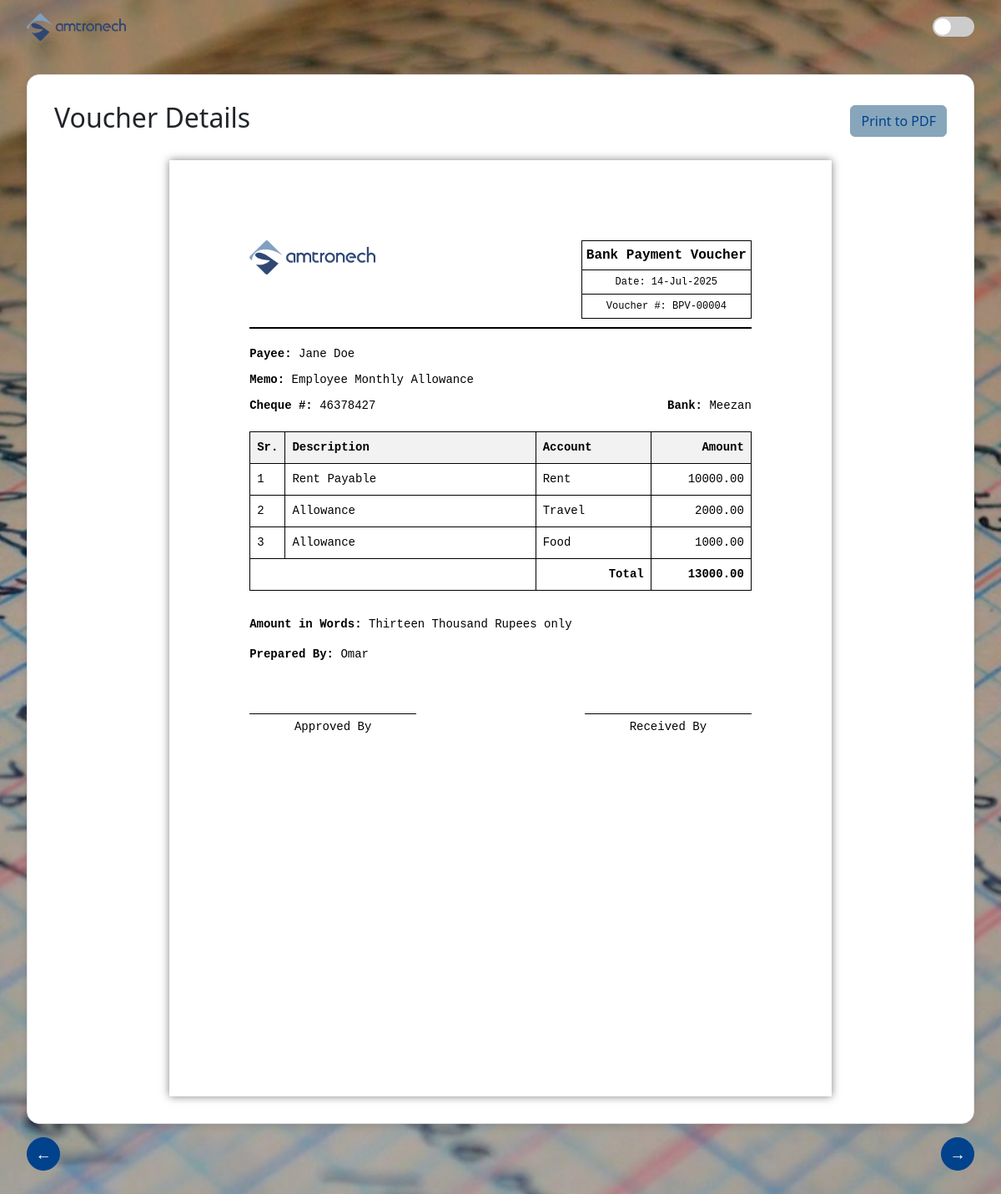
Screenshot of /vouchers/BPV-00004/ with the database file from the repository.
### vouchers/models.py (models this page shows, shortened)
class Voucher(models.Model):
    VOUCHER_TYPE_CHOICES = [
        ('BPV', 'Bank Payment'),
        ('BRV', 'Bank Receipt'),
        ('CPV', 'Cash Payment'),
        ('CRV', 'Cash Receipt'),
    ]
    voucher_id = models.CharField(max_length=15, primary_key=True, unique=True, editable=False)
    voucher_type = models.CharField(max_length=3, choices=VOUCHER_TYPE_CHOICES)
    date = models.DateField(default=timezone.now)
    payee = models.CharField(max_length=255)
    memo = models.TextField(blank=True, null=True)
    prepared_by = models.CharField(max_length=100)
    total_amount = models.DecimalField(max_digits=12, decimal_places=2, default=0.00)
    amount_in_words = models.CharField(max_length=255, blank=True, editable=False)
    def get_child_instance(self):
        if self.voucher_type == 'BPV':
            return self.bankpaymentvoucher
        if self.voucher_type == 'BRV':
            return self.bankreceiptvoucher
        return self # For CPV and CRV
    def get_voucher_type_display_full(self):
        return f"{self.get_voucher_type_display()} Voucher"

class BankPaymentVoucher(Voucher):
    bank = models.CharField(max_length=100)
    cheque_no = models.CharField(max_length=50)

class Voucher(models.Model):
    VOUCHER_TYPE_CHOICES = [
        ('BPV', 'Bank Payment'),
        ('BRV', 'Bank Receipt'),
        ('CPV', 'Cash Payment'),
        ('CRV', 'Cash Receipt'),
    ]
    voucher_id = models.CharField(max_length=15, primary_key=True, unique=True, editable=False)
    voucher_type = models.CharField(max_length=3, choices=VOUCHER_TYPE_CHOICES)
    date = models.DateField(default=timezone.now)
    payee = models.CharField(max_length=255)
    memo = models.TextField(blank=True, null=True)
    prepared_by = models.CharField(max_length=100)
    total_amount = models.DecimalField(max_digits=12, decimal_places=2, default=0.00)
    amount_in_words = models.CharField(max_length=255, blank=True, editable=False)
    def get_child_instance(self):
        if self.voucher_type == 'BPV':
            return self.bankpaymentvoucher
        if self.voucher_type == 'BRV':
            return self.bankreceiptvoucher
        return self # For CPV and CRV
    def get_voucher_type_display_full(self):
        return f"{self.get_voucher_type_display()} Voucher"

class Item(models.Model):
    voucher = models.ForeignKey(Voucher, related_name='items', on_delete=models.CASCADE)
    account = models.CharField(max_length=100)
    description = models.CharField(max_length=255)
    amount = models.DecimalField(max_digits=10, decimal_places=2)

### vouchers/views.py (the view)
# urls.py: path('vouchers/<str:voucher_id>/', views.voucher_detail, name='voucher_detail'),
def voucher_detail(request, voucher_id):
    voucher_base = get_object_or_404(Voucher, pk=voucher_id)
    voucher = voucher_base.get_child_instance()
    next_voucher = Voucher.objects.filter(voucher_id__gt=voucher_id).order_by('voucher_id').first()
    prev_voucher = Voucher.objects.filter(voucher_id__lt=voucher_id).order_by('-voucher_id').first()
    context = {
        'voucher': voucher,
        'next_id': next_voucher.voucher_id if next_voucher else None,
        'prev_id': prev_voucher.voucher_id if prev_voucher else None,
    }
    return render(request, 'vouchers/voucher_detail.html', context)

### vouchers/templates/vouchers/voucher_detail.html (shortened to what this page needs)
{% extends 'vouchers/base.html' %}
{% load static %}
{% block content %}
<div class="app-card">
    <div class="d-flex justify-content-between align-items-center mb-4">
        <h2>Voucher Details</h2>
        <a href="{% url 'download_voucher_pdf' voucher.voucher_id %}" class="btn btn-secondary-custom">Print to PDF</a>
    </div>
    {% include 'vouchers/partials/voucher_content.html' %}
</div>
<div class="voucher-nav">
    <div>
        {% if prev_id %}
            <a href="{% url 'voucher_detail' prev_id %}" class="btn btn-primary-custom btn-round">←</a>
        {% endif %}
    </div>
    <div>
        {% if next_id %}
            <a href="{% url 'voucher_detail' next_id %}" class="btn btn-primary-custom btn-round">→</a>
        {% endif %}
    </div>
</div>
{% endblock %}

### vouchers/templates/vouchers/partials/voucher_content.html (shortened to what this page needs)
{% load static %}
<div class="voucher-page">
    <div class="voucher-header">
        <img src="{% static 'images/logo.png' %}" alt="Logo" class="logo">
        <table class="voucher-info-table">
            <tr><td class="voucher-type-cell">{{ voucher.get_voucher_type_display_full }}</td></tr>
            <tr><td>Date: {{ voucher.date|date:"d-M-Y" }}</td></tr>
            <tr><td>Voucher #: {{ voucher.voucher_id }}</td></tr>
        </table>
    </div>
    <div class="voucher-body">
        <div class="field-row">
            <div><b>Payee:</b> {{ voucher.payee }}</div>
        </div>
        {% if voucher.memo %}
        <div class="field-row">
            <div><b>Memo:</b> {{ voucher.memo }}</div>
        </div>
        {% endif %}
        {% if voucher.voucher_type == 'BPV' and voucher.bankpaymentvoucher %}
        <div class="field-row">
            <div><b>Cheque #:</b> {{ voucher.bankpaymentvoucher.cheque_no }}</div>
            <div style="text-align: right;"><b>Bank:</b> {{ voucher.bankpaymentvoucher.bank }}</div>
        </div>
        {% elif voucher.voucher_type == 'BRV' and voucher.bankreceiptvoucher %}
        <div class="field-row">
            <div><b>Inst Type:</b> {{ voucher.bankreceiptvoucher.inst_type }}</div>
            <div style="text-align: center;"><b>Inst #:</b> {{ voucher.bankreceiptvoucher.inst_no }}</div>
            <div style="text-align: right;"><b>Bank:</b> {{ voucher.bankreceiptvoucher.bank }}</div>
        </div>
        {% endif %}
        <table class="items-table">
            <thead>
                <tr>
                    <th style="width: 5%;">Sr.</th>
                    <th style="width: 50%;">Description</th>
                    <th>Account</th>
                    <th class="amount-col" style="width: 20%;">Amount</th>
                </tr>
            </thead>
            <tbody>
                {% for item in voucher.items.all %}
                <tr>
                    <td>{{ forloop.counter }}</td>
                    <td>{{ item.description }}</td>
                    <td>{{ item.account }}</td>
                    <td class="amount-col">{{ item.amount|floatformat:2 }}</td>
                </tr>
                {% endfor %}
            </tbody>
            <tfoot>
                <tr>
                    <td colspan="2"></td>
                    <td style="text-align: right;"><b>Total</b></td>
                    <td class="amount-col">{{ voucher.total_amount|floatformat:2 }}</td>
                </tr>
            </tfoot>
        </table>
    </div>
    <div class="footer-section">
        <div><b>Amount in Words:</b> {{ voucher.amount_in_words }}</div>
        <div style="margin-top: 15px;"><b>Prepared By:</b> {{ voucher.prepared_by }}</div>
    </div>
    {% if voucher.voucher_type in 'BPV,CPV' %}
    <div class="signature-section">
        <div>Approved By</div>
        <div>Received By</div>
    </div>
    {% endif %}
</div>

### static/css/style.css (style rules this page uses)
:root { --dark-blue: #00428c; --light-blue: #87a6bb; --white: #ffffff; --light-bg: #ffffff; --light-text: #212529; --dark-bg: #495057; --dark-text: #f8f9fa; --overlay-opacity-light: 0.3; --overlay-opacity-dark: 0.7; }
body { font-family: 'Segoe UI', Tahoma, Geneva, Verdana, sans-serif; color: var(--light-text); background-color: #f8f9fa; margin: 0; transition: background-color 0.3s, color 0.3s; }
body::before { content: ''; position: fixed; top: 0; left: 0; width: 100%; height: 100%; background: url('../images/background.jpg') no-repeat center center fixed; background-size: cover; z-index: -2; }
body::after { content: ''; position: fixed; top: 0; left: 0; width: 100%; height: 100%; background-color: #000; opacity: var(--overlay-opacity-light); z-index: -1; transition: opacity 0.3s; }
.logo { width: calc(100% / 7); height: auto; }
.app-card { background-color: var(--light-bg); border: 1px solid #dee2e6; border-radius: 15px; padding: 2rem; margin-top: 1.5rem; box-shadow: 0 4px 8px rgba(0,0,0,0.1); }
.btn-primary-custom { background-color: var(--dark-blue); border-color: var(--dark-blue); color: var(--white); }
.btn-secondary-custom { background-color: var(--light-blue); border-color: var(--light-blue); color: var(--dark-blue); }
.btn-round { width: 40px; height: 40px; border-radius: 50%; display: flex; align-items: center; justify-content: center; font-size: 1.2rem; font-weight: bold; padding: 0; }
.voucher-nav { display: flex; justify-content: space-between; align-items: center; margin-top: 1rem; }

### vouchers/templates/vouchers/partials/voucher_content.html (style rules this page uses)
.voucher-page { background: white; color: black; padding: 1in; font-family: 'Courier New', Courier, monospace; width: 210mm; min-height: 297mm; margin: auto; box-shadow: 0 0 10px rgba(0,0,0,0.5); }
.voucher-header { display: flex; justify-content: space-between; align-items: flex-start; border-bottom: 2px solid black; padding-bottom: 10px; }
.voucher-header .logo { width: 25%; height: auto; }
.voucher-info-table { border: 1px solid black; font-size: 12px; border-collapse: collapse; }
.voucher-info-table td { border: 1px solid black; padding: 5px; text-align: center; }
.voucher-type-cell { font-size: 16px; font-weight: bold; }
.voucher-body { margin-top: 20px; }
.voucher-body .field-row { display: flex; justify-content: space-between; margin-bottom: 10px; font-size: 14px; }
.voucher-body .field-row > div { width: 100%; }
.items-table { width: 100%; border-collapse: collapse; margin-top: 20px; font-size: 14px; }
.items-table th, .items-table td { border: 1px solid black; padding: 8px; text-align: left; vertical-align: top; }
.items-table th { background-color: #f2f2f2; }
.items-table .amount-col { text-align: right; }
.items-table tfoot td { font-weight: bold; }
.footer-section { margin-top: 30px; font-size: 14px; }
.signature-section { margin-top: 60px; display: flex; justify-content: space-between; }
.signature-section div { border-top: 1px solid black; padding-top: 5px; width: 200px; text-align: center; font-size: 14px; }

### rows the page displays
BankPaymentVoucher: get_voucher_type_display_full "Bank Payment Voucher", bankpaymentvoucher.cheque_no "46378427", bankpaymentvoucher.bank "Meezan"
Voucher: date "14-Jul-2025", voucher_id "BPV-00004", payee "Jane Doe", memo "Employee Monthly Allowance", total_amount "13000.00", amount_in_words "Thirteen Thousand Rupees only", prepared_by "Omar"
Item: description "Rent Payable", account "Rent", amount "10000.00"
Item: description "Allowance", account "Travel", amount "2000.00"
Item: description "Allowance", account "Food", amount "1000.00"
